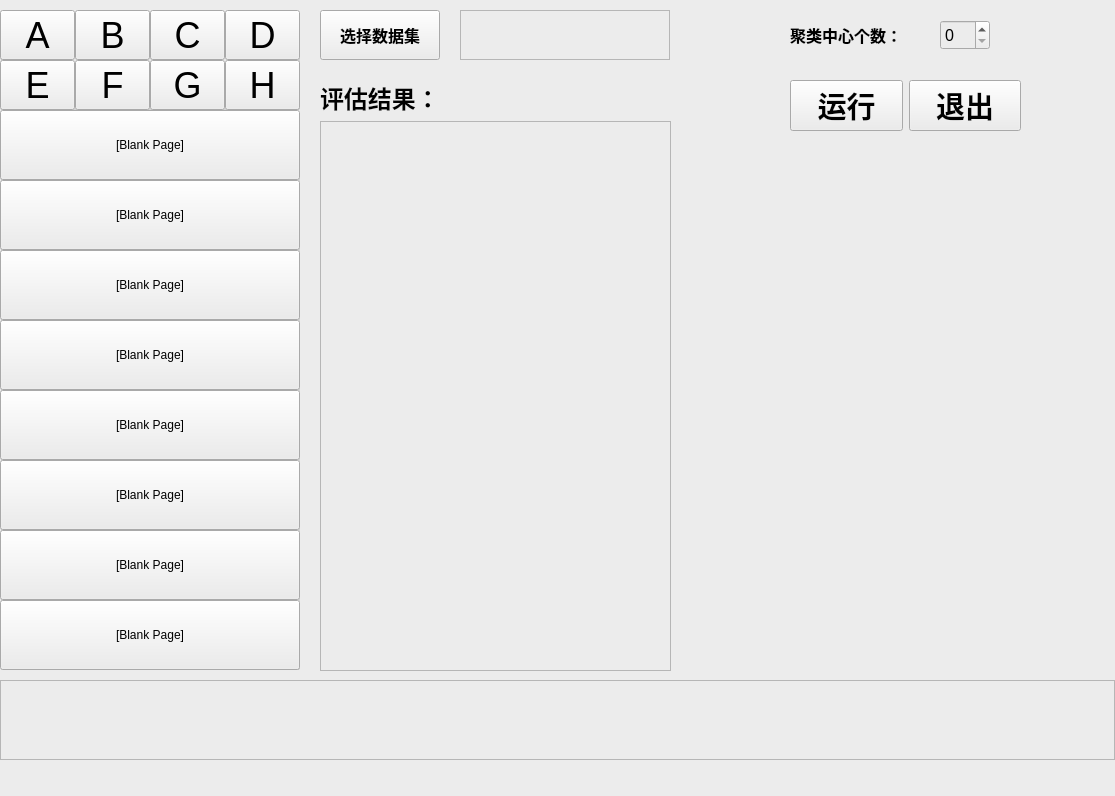
<?xml version="1.0" encoding="UTF-8"?>
<ui version="4.0">
 <class>MainWindow</class>
 <widget class="QMainWindow" name="MainWindow">
  <property name="geometry">
   <rect>
    <x>0</x>
    <y>0</y>
    <width>1115</width>
    <height>796</height>
   </rect>
  </property>
  <property name="sizePolicy">
   <sizepolicy hsizetype="Minimum" vsizetype="Fixed">
    <horstretch>0</horstretch>
    <verstretch>0</verstretch>
   </sizepolicy>
  </property>
  <property name="windowTitle">
   <string>Kmeans聚类</string>
  </property>
  <property name="styleSheet">
   <string notr="true">background-color: rgb(236, 236, 236);</string>
  </property>
  <widget class="QWidget" name="centralwidget">
   <widget class="QLabel" name="lbl_img">
    <property name="geometry">
     <rect>
      <x>680</x>
      <y>170</y>
      <width>420</width>
      <height>500</height>
     </rect>
    </property>
    <property name="mouseTracking">
     <bool>true</bool>
    </property>
    <property name="styleSheet">
     <string notr="true">border-color: rgb(211, 211, 211);</string>
    </property>
    <property name="text">
     <string/>
    </property>
    <property name="scaledContents">
     <bool>true</bool>
    </property>
   </widget>
   <widget class="QGroupBox" name="group_9_to_16">
    <property name="geometry">
     <rect>
      <x>0</x>
      <y>110</y>
      <width>300</width>
      <height>560</height>
     </rect>
    </property>
    <widget class="QPushButton" name="pushButton_16">
     <property name="geometry">
      <rect>
       <x>0</x>
       <y>490</y>
       <width>300</width>
       <height>70</height>
      </rect>
     </property>
     <property name="maximumSize">
      <size>
       <width>400</width>
       <height>100</height>
      </size>
     </property>
     <property name="font">
      <font>
       <family>Arial</family>
       <pointsize>9</pointsize>
      </font>
     </property>
     <property name="mouseTracking">
      <bool>false</bool>
     </property>
     <property name="styleSheet">
      <string notr="true">border-color: rgb(198, 198, 198);</string>
     </property>
     <property name="inputMethodHints">
      <set>Qt::ImhNone</set>
     </property>
     <property name="text">
      <string>[Blank Page]</string>
     </property>
     <property name="iconSize">
      <size>
       <width>20</width>
       <height>20</height>
      </size>
     </property>
     <property name="autoExclusive">
      <bool>false</bool>
     </property>
     <property name="autoRepeatDelay">
      <number>300</number>
     </property>
    </widget>
    <widget class="QPushButton" name="pushButton_15">
     <property name="geometry">
      <rect>
       <x>0</x>
       <y>420</y>
       <width>300</width>
       <height>70</height>
      </rect>
     </property>
     <property name="maximumSize">
      <size>
       <width>400</width>
       <height>100</height>
      </size>
     </property>
     <property name="font">
      <font>
       <family>Arial</family>
       <pointsize>9</pointsize>
      </font>
     </property>
     <property name="mouseTracking">
      <bool>false</bool>
     </property>
     <property name="styleSheet">
      <string notr="true">border-color: rgb(198, 198, 198);</string>
     </property>
     <property name="inputMethodHints">
      <set>Qt::ImhNone</set>
     </property>
     <property name="text">
      <string>[Blank Page]</string>
     </property>
     <property name="iconSize">
      <size>
       <width>20</width>
       <height>20</height>
      </size>
     </property>
     <property name="autoExclusive">
      <bool>false</bool>
     </property>
     <property name="autoRepeatDelay">
      <number>300</number>
     </property>
    </widget>
    <widget class="QPushButton" name="pushButton_14">
     <property name="geometry">
      <rect>
       <x>0</x>
       <y>350</y>
       <width>300</width>
       <height>70</height>
      </rect>
     </property>
     <property name="maximumSize">
      <size>
       <width>400</width>
       <height>100</height>
      </size>
     </property>
     <property name="font">
      <font>
       <family>Arial</family>
       <pointsize>9</pointsize>
      </font>
     </property>
     <property name="mouseTracking">
      <bool>false</bool>
     </property>
     <property name="styleSheet">
      <string notr="true">border-color: rgb(198, 198, 198);</string>
     </property>
     <property name="inputMethodHints">
      <set>Qt::ImhNone</set>
     </property>
     <property name="text">
      <string>[Blank Page]</string>
     </property>
     <property name="iconSize">
      <size>
       <width>20</width>
       <height>20</height>
      </size>
     </property>
     <property name="autoExclusive">
      <bool>false</bool>
     </property>
     <property name="autoRepeatDelay">
      <number>300</number>
     </property>
    </widget>
    <widget class="QPushButton" name="pushButton_11">
     <property name="geometry">
      <rect>
       <x>0</x>
       <y>140</y>
       <width>300</width>
       <height>70</height>
      </rect>
     </property>
     <property name="maximumSize">
      <size>
       <width>400</width>
       <height>100</height>
      </size>
     </property>
     <property name="font">
      <font>
       <family>Arial</family>
       <pointsize>9</pointsize>
      </font>
     </property>
     <property name="mouseTracking">
      <bool>false</bool>
     </property>
     <property name="styleSheet">
      <string notr="true">border-color: rgb(198, 198, 198);</string>
     </property>
     <property name="inputMethodHints">
      <set>Qt::ImhNone</set>
     </property>
     <property name="text">
      <string>[Blank Page]</string>
     </property>
     <property name="iconSize">
      <size>
       <width>20</width>
       <height>20</height>
      </size>
     </property>
     <property name="autoExclusive">
      <bool>false</bool>
     </property>
     <property name="autoRepeatDelay">
      <number>300</number>
     </property>
    </widget>
    <widget class="QPushButton" name="pushButton_13">
     <property name="geometry">
      <rect>
       <x>0</x>
       <y>280</y>
       <width>300</width>
       <height>70</height>
      </rect>
     </property>
     <property name="maximumSize">
      <size>
       <width>400</width>
       <height>100</height>
      </size>
     </property>
     <property name="font">
      <font>
       <family>Arial</family>
       <pointsize>9</pointsize>
      </font>
     </property>
     <property name="mouseTracking">
      <bool>false</bool>
     </property>
     <property name="styleSheet">
      <string notr="true">border-color: rgb(198, 198, 198);</string>
     </property>
     <property name="inputMethodHints">
      <set>Qt::ImhNone</set>
     </property>
     <property name="text">
      <string>[Blank Page]</string>
     </property>
     <property name="iconSize">
      <size>
       <width>20</width>
       <height>20</height>
      </size>
     </property>
     <property name="autoExclusive">
      <bool>false</bool>
     </property>
     <property name="autoRepeatDelay">
      <number>300</number>
     </property>
    </widget>
    <widget class="QPushButton" name="pushButton_10">
     <property name="geometry">
      <rect>
       <x>0</x>
       <y>70</y>
       <width>300</width>
       <height>70</height>
      </rect>
     </property>
     <property name="maximumSize">
      <size>
       <width>400</width>
       <height>100</height>
      </size>
     </property>
     <property name="font">
      <font>
       <family>Arial</family>
       <pointsize>9</pointsize>
      </font>
     </property>
     <property name="mouseTracking">
      <bool>false</bool>
     </property>
     <property name="styleSheet">
      <string notr="true">border-color: rgb(198, 198, 198);</string>
     </property>
     <property name="inputMethodHints">
      <set>Qt::ImhNone</set>
     </property>
     <property name="text">
      <string>[Blank Page]</string>
     </property>
     <property name="iconSize">
      <size>
       <width>20</width>
       <height>20</height>
      </size>
     </property>
     <property name="autoExclusive">
      <bool>false</bool>
     </property>
     <property name="autoRepeatDelay">
      <number>300</number>
     </property>
    </widget>
    <widget class="QPushButton" name="pushButton_9">
     <property name="geometry">
      <rect>
       <x>0</x>
       <y>0</y>
       <width>300</width>
       <height>70</height>
      </rect>
     </property>
     <property name="maximumSize">
      <size>
       <width>400</width>
       <height>100</height>
      </size>
     </property>
     <property name="font">
      <font>
       <family>Arial</family>
       <pointsize>9</pointsize>
      </font>
     </property>
     <property name="mouseTracking">
      <bool>false</bool>
     </property>
     <property name="styleSheet">
      <string notr="true">border-color: rgb(198, 198, 198);</string>
     </property>
     <property name="inputMethodHints">
      <set>Qt::ImhNone</set>
     </property>
     <property name="text">
      <string>[Blank Page]</string>
     </property>
     <property name="iconSize">
      <size>
       <width>20</width>
       <height>20</height>
      </size>
     </property>
     <property name="autoExclusive">
      <bool>false</bool>
     </property>
     <property name="autoRepeatDelay">
      <number>300</number>
     </property>
    </widget>
    <widget class="QPushButton" name="pushButton_12">
     <property name="geometry">
      <rect>
       <x>0</x>
       <y>210</y>
       <width>300</width>
       <height>70</height>
      </rect>
     </property>
     <property name="maximumSize">
      <size>
       <width>400</width>
       <height>100</height>
      </size>
     </property>
     <property name="font">
      <font>
       <family>Arial</family>
       <pointsize>9</pointsize>
      </font>
     </property>
     <property name="mouseTracking">
      <bool>false</bool>
     </property>
     <property name="styleSheet">
      <string notr="true">border-color: rgb(198, 198, 198);</string>
     </property>
     <property name="inputMethodHints">
      <set>Qt::ImhNone</set>
     </property>
     <property name="text">
      <string>[Blank Page]</string>
     </property>
     <property name="iconSize">
      <size>
       <width>20</width>
       <height>20</height>
      </size>
     </property>
     <property name="autoExclusive">
      <bool>false</bool>
     </property>
     <property name="autoRepeatDelay">
      <number>300</number>
     </property>
    </widget>
   </widget>
   <widget class="QWidget" name="layoutWidget">
    <property name="geometry">
     <rect>
      <x>320</x>
      <y>80</y>
      <width>351</width>
      <height>591</height>
     </rect>
    </property>
    <layout class="QVBoxLayout" name="verticalLayout">
     <item>
      <widget class="QLabel" name="label_4">
       <property name="styleSheet">
        <string notr="true">border-bottom-color: rgb(211, 211, 211);</string>
       </property>
       <property name="text">
        <string>&lt;html&gt;&lt;head/&gt;&lt;body&gt;&lt;p&gt;&lt;span style=&quot; font-size:18pt; font-weight:600;&quot;&gt;评估结果：&lt;/span&gt;&lt;/p&gt;&lt;/body&gt;&lt;/html&gt;</string>
       </property>
      </widget>
     </item>
     <item>
      <widget class="QTextBrowser" name="textBrowser">
       <property name="styleSheet">
        <string notr="true">border-color: rgb(211, 211, 211);</string>
       </property>
      </widget>
     </item>
    </layout>
   </widget>
   <widget class="QWidget" name="layoutWidget">
    <property name="geometry">
     <rect>
      <x>790</x>
      <y>70</y>
      <width>231</width>
      <height>71</height>
     </rect>
    </property>
    <layout class="QHBoxLayout" name="horizontalLayout_2">
     <item>
      <widget class="QPushButton" name="btn_train">
       <property name="font">
        <font>
         <pointsize>22</pointsize>
         <weight>75</weight>
         <bold>true</bold>
        </font>
       </property>
       <property name="text">
        <string>运行</string>
       </property>
      </widget>
     </item>
     <item>
      <widget class="QPushButton" name="btn_exit">
       <property name="font">
        <font>
         <pointsize>22</pointsize>
         <weight>75</weight>
         <bold>true</bold>
        </font>
       </property>
       <property name="text">
        <string>退出</string>
       </property>
      </widget>
     </item>
    </layout>
   </widget>
   <widget class="QGroupBox" name="group_A_to_H">
    <property name="geometry">
     <rect>
      <x>0</x>
      <y>10</y>
      <width>300</width>
      <height>100</height>
     </rect>
    </property>
    <property name="sizePolicy">
     <sizepolicy hsizetype="Preferred" vsizetype="Preferred">
      <horstretch>0</horstretch>
      <verstretch>0</verstretch>
     </sizepolicy>
    </property>
    <property name="styleSheet">
     <string notr="true">selection-background-color: rgb(255, 255, 0);</string>
    </property>
    <widget class="QPushButton" name="pushButton_A">
     <property name="geometry">
      <rect>
       <x>0</x>
       <y>0</y>
       <width>75</width>
       <height>50</height>
      </rect>
     </property>
     <property name="maximumSize">
      <size>
       <width>16777215</width>
       <height>16777215</height>
      </size>
     </property>
     <property name="font">
      <font>
       <pointsize>27</pointsize>
      </font>
     </property>
     <property name="text">
      <string>A</string>
     </property>
     <property name="checkable">
      <bool>false</bool>
     </property>
     <property name="autoRepeat">
      <bool>false</bool>
     </property>
     <property name="autoExclusive">
      <bool>false</bool>
     </property>
     <property name="autoDefault">
      <bool>false</bool>
     </property>
    </widget>
    <widget class="QPushButton" name="pushButton_B">
     <property name="geometry">
      <rect>
       <x>75</x>
       <y>0</y>
       <width>75</width>
       <height>50</height>
      </rect>
     </property>
     <property name="font">
      <font>
       <pointsize>27</pointsize>
      </font>
     </property>
     <property name="text">
      <string>B</string>
     </property>
     <property name="checkable">
      <bool>false</bool>
     </property>
     <property name="autoRepeat">
      <bool>false</bool>
     </property>
     <property name="autoExclusive">
      <bool>false</bool>
     </property>
     <property name="autoDefault">
      <bool>false</bool>
     </property>
    </widget>
    <widget class="QPushButton" name="pushButton_C">
     <property name="geometry">
      <rect>
       <x>150</x>
       <y>0</y>
       <width>75</width>
       <height>50</height>
      </rect>
     </property>
     <property name="font">
      <font>
       <pointsize>27</pointsize>
      </font>
     </property>
     <property name="text">
      <string>C</string>
     </property>
     <property name="checkable">
      <bool>false</bool>
     </property>
     <property name="autoRepeat">
      <bool>false</bool>
     </property>
     <property name="autoExclusive">
      <bool>false</bool>
     </property>
     <property name="autoDefault">
      <bool>false</bool>
     </property>
    </widget>
    <widget class="QPushButton" name="pushButton_D">
     <property name="geometry">
      <rect>
       <x>225</x>
       <y>0</y>
       <width>75</width>
       <height>50</height>
      </rect>
     </property>
     <property name="font">
      <font>
       <pointsize>27</pointsize>
      </font>
     </property>
     <property name="styleSheet">
      <string notr="true">selection-color: rgb(255, 255, 0);
selection-background-color: rgb(255, 255, 0);</string>
     </property>
     <property name="text">
      <string>D</string>
     </property>
     <property name="checkable">
      <bool>false</bool>
     </property>
     <property name="autoRepeat">
      <bool>false</bool>
     </property>
     <property name="autoExclusive">
      <bool>false</bool>
     </property>
     <property name="autoDefault">
      <bool>false</bool>
     </property>
    </widget>
    <widget class="QPushButton" name="pushButton_E">
     <property name="geometry">
      <rect>
       <x>0</x>
       <y>50</y>
       <width>75</width>
       <height>50</height>
      </rect>
     </property>
     <property name="font">
      <font>
       <pointsize>27</pointsize>
      </font>
     </property>
     <property name="text">
      <string>E</string>
     </property>
     <property name="checkable">
      <bool>false</bool>
     </property>
     <property name="autoRepeat">
      <bool>false</bool>
     </property>
     <property name="autoExclusive">
      <bool>false</bool>
     </property>
     <property name="autoDefault">
      <bool>false</bool>
     </property>
    </widget>
    <widget class="QPushButton" name="pushButton_F">
     <property name="geometry">
      <rect>
       <x>75</x>
       <y>50</y>
       <width>75</width>
       <height>50</height>
      </rect>
     </property>
     <property name="font">
      <font>
       <pointsize>27</pointsize>
      </font>
     </property>
     <property name="text">
      <string>F</string>
     </property>
     <property name="checkable">
      <bool>false</bool>
     </property>
     <property name="autoRepeat">
      <bool>false</bool>
     </property>
     <property name="autoExclusive">
      <bool>false</bool>
     </property>
     <property name="autoDefault">
      <bool>false</bool>
     </property>
    </widget>
    <widget class="QPushButton" name="pushButton_G">
     <property name="geometry">
      <rect>
       <x>150</x>
       <y>50</y>
       <width>75</width>
       <height>50</height>
      </rect>
     </property>
     <property name="font">
      <font>
       <pointsize>27</pointsize>
      </font>
     </property>
     <property name="text">
      <string>G</string>
     </property>
     <property name="checkable">
      <bool>false</bool>
     </property>
     <property name="autoRepeat">
      <bool>false</bool>
     </property>
     <property name="autoExclusive">
      <bool>false</bool>
     </property>
     <property name="autoDefault">
      <bool>false</bool>
     </property>
    </widget>
    <widget class="QPushButton" name="pushButton_H">
     <property name="geometry">
      <rect>
       <x>225</x>
       <y>50</y>
       <width>75</width>
       <height>50</height>
      </rect>
     </property>
     <property name="font">
      <font>
       <pointsize>27</pointsize>
      </font>
     </property>
     <property name="text">
      <string>H</string>
     </property>
     <property name="checkable">
      <bool>false</bool>
     </property>
     <property name="autoRepeat">
      <bool>false</bool>
     </property>
     <property name="autoExclusive">
      <bool>false</bool>
     </property>
     <property name="autoDefault">
      <bool>false</bool>
     </property>
    </widget>
   </widget>
   <widget class="QPushButton" name="btn_openFile">
    <property name="geometry">
     <rect>
      <x>320</x>
      <y>10</y>
      <width>120</width>
      <height>50</height>
     </rect>
    </property>
    <property name="font">
     <font>
      <pointsize>12</pointsize>
      <weight>75</weight>
      <bold>true</bold>
     </font>
    </property>
    <property name="cursor">
     <cursorShape>OpenHandCursor</cursorShape>
    </property>
    <property name="text">
     <string>选择数据集</string>
    </property>
   </widget>
   <widget class="QTextBrowser" name="result_img_path">
    <property name="geometry">
     <rect>
      <x>0</x>
      <y>680</y>
      <width>1115</width>
      <height>80</height>
     </rect>
    </property>
    <property name="sizePolicy">
     <sizepolicy hsizetype="MinimumExpanding" vsizetype="MinimumExpanding">
      <horstretch>0</horstretch>
      <verstretch>0</verstretch>
     </sizepolicy>
    </property>
    <property name="font">
     <font>
      <pointsize>26</pointsize>
      <weight>75</weight>
      <bold>true</bold>
     </font>
    </property>
   </widget>
   <widget class="QTextBrowser" name="dataset_name">
    <property name="geometry">
     <rect>
      <x>460</x>
      <y>10</y>
      <width>210</width>
      <height>50</height>
     </rect>
    </property>
    <property name="font">
     <font>
      <pointsize>14</pointsize>
      <weight>75</weight>
      <bold>true</bold>
     </font>
    </property>
    <property name="styleSheet">
     <string notr="true">border-color: rgb(255, 255, 255);</string>
    </property>
   </widget>
   <widget class="QLabel" name="label_3">
    <property name="geometry">
     <rect>
      <x>790</x>
      <y>20</y>
      <width>140</width>
      <height>30</height>
     </rect>
    </property>
    <property name="text">
     <string>&lt;html&gt;&lt;head/&gt;&lt;body&gt;&lt;p&gt;&lt;span style=&quot; font-size:12pt; font-weight:600;&quot;&gt;聚类中心个数：&lt;/span&gt;&lt;/p&gt;&lt;/body&gt;&lt;/html&gt;</string>
    </property>
   </widget>
   <widget class="QSpinBox" name="n_clusters">
    <property name="geometry">
     <rect>
      <x>940</x>
      <y>20</y>
      <width>50</width>
      <height>30</height>
     </rect>
    </property>
    <property name="font">
     <font>
      <pointsize>12</pointsize>
     </font>
    </property>
   </widget>
  </widget>
  <widget class="QMenuBar" name="menubar">
   <property name="geometry">
    <rect>
     <x>0</x>
     <y>0</y>
     <width>1115</width>
     <height>26</height>
    </rect>
   </property>
  </widget>
  <widget class="QStatusBar" name="statusbar"/>
 </widget>
 <resources/>
 <connections/>
</ui>
